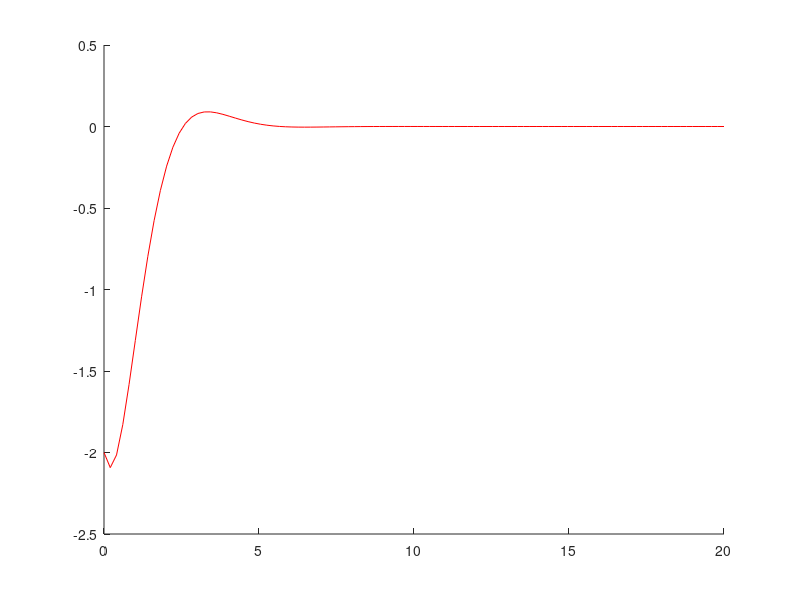

Write MATLAB code to recreate this figure.
%% ME3001-001 Mechanical Engineering Analysis
%
% Tristan Hill 7/9/2014
%
% Solving Ordinary Differential Equations 
% and Modeling Mechanical Systems
%
% Mass - Spring - Damper - Free Damped Vibration 
%%
clc; clear all; close all

% define the system parameters
m=10; %kg 
k=20; %N/m
c=20; %N*s/m
% check damping condition 
if c^2-4*m*k < 0 
    disp('Underdamped')
elseif c^2-4*m*k > 0
    disp('Overdamped')
else
    disp('Critically Damped')
end

beta=sqrt(abs(c^2-4*m*k))/(2*m); %roots of char. eq. alpha+beta*i
alpha=(-c/(2*m));

x_o=2; % initial conditions
v_o=5;

c1=x_o; 
c2=(v_o-c1)/beta;

n=100; % setup independent variable
tmax=20;
t=linspace(0,tmax,n);

for i=1:n  %compute the solution (underdamped only)
    x(i)=exp(alpha*t(i))*(c1*cos(beta*t(i))+c2*sin(beta*t(i)));

end

figure(1);hold on
plot(t,-x,'r')
% plot(t,x_d,'b')
